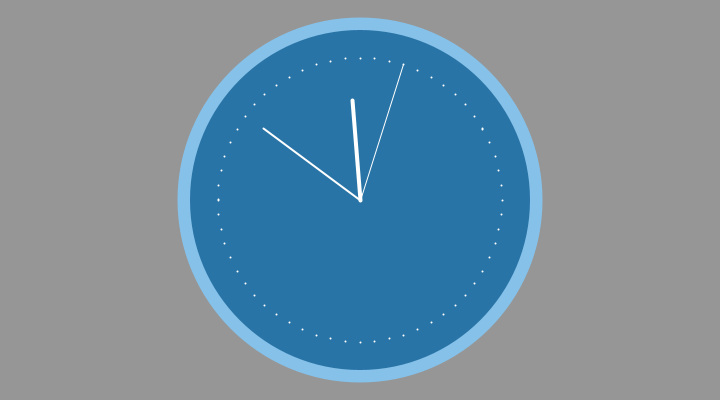
Frame 1 (no input)
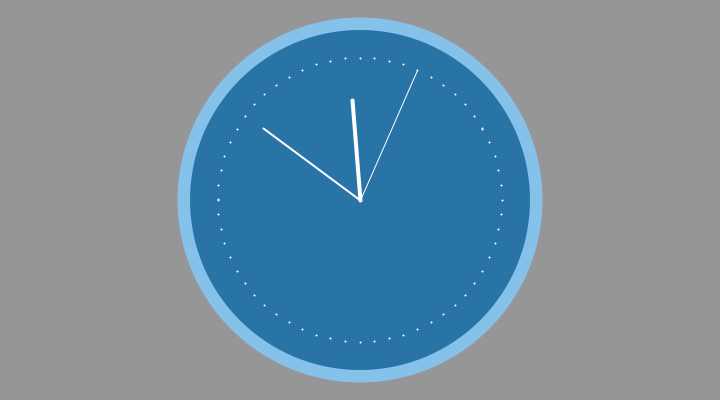
Frame 60 (the mouse pressed at the canvas centre just before this capture)
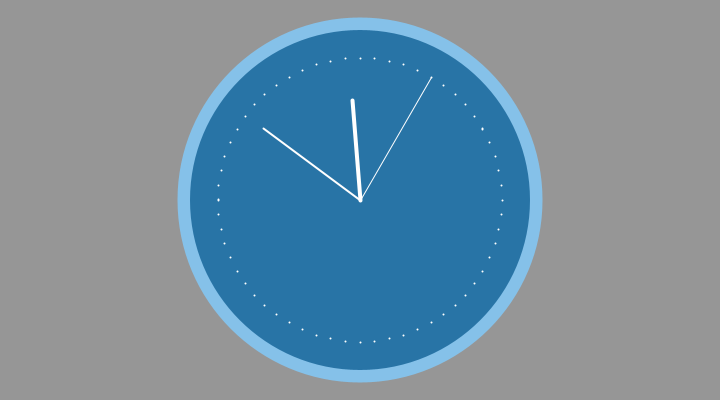
Frame 120 (the mouse held since frame 60 and released just before this capture)

The Processing sketch that drew these frames (run headless with seeded random() and noise(); from frame 60 on, the mouse is pressed at the canvas centre):

// Processing sketch: sketch_221031d
// ── sketch_221031d.pde
// こちらがオリジナルです。
// 【作者】Vanessa Dominguezさん
// 【作品名】Clock 3
// https://openprocessing.org/sketch/852767

float angle = 0;

float cx, cy;
float secondsRadius;
float minutesRadius;
float hoursRadius;
float clockDiameter;

void setup() {
  size(720, 400);
  stroke(255);

  var radius = min(width, height) / 2;
  secondsRadius = radius * 0.71;
  minutesRadius = radius * 0.6;
  hoursRadius = radius * 0.5;
  clockDiameter = radius * 1.7;

  cx = width / 2;
  cy = height / 2;
}

void draw() {
  background(150);

  // Draw the clock background
  noStroke();
  fill(133, 193, 233);
  ellipse(cx, cy, clockDiameter + 25, clockDiameter + 25);
  fill(40, 116, 166);
  ellipse(cx, cy, clockDiameter, clockDiameter);

  // Angles for sin() and cos() start at 3 o'clock;
  // subtract HALF_PI to make them start at the top
  var s = map(second(), 0, 60, 0, TWO_PI) - HALF_PI;
  var m = map(minute() + norm(second(), 0, 60), 0, 60, 0, TWO_PI) - HALF_PI;
  var h = map(hour() + norm(minute(), 0, 60), 0, 24, 0, TWO_PI * 2) - HALF_PI;

  // Draw the hands of the clock
  stroke(255);
  strokeWeight(1);
  line(cx, cy, cx + cos(s) * secondsRadius, cy + sin(s) * secondsRadius);
  strokeWeight(2);
  line(cx, cy, cx + cos(m) * minutesRadius, cy + sin(m) * minutesRadius);
  strokeWeight(4);
  line(cx, cy, cx + cos(h) * hoursRadius, cy + sin(h) * hoursRadius);

  // Draw the minute ticks
  strokeWeight(2);
  beginShape(POINTS);
  for (var a = 0; a < 360; a += 6) {
    var angle = radians(a);
    var x = cx + cos(angle) * secondsRadius;
    var y = cy + sin(angle) * secondsRadius;
    vertex(x, y);
  }
  endShape();
}
